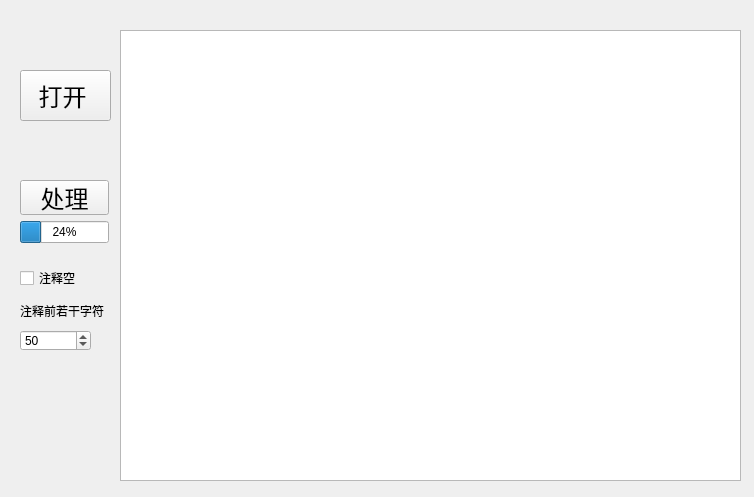
<?xml version="1.0" encoding="UTF-8"?>
<ui version="4.0">
 <class>AutoIndb</class>
 <widget class="QWidget" name="AutoIndb">
  <property name="windowModality">
   <enum>Qt::WindowModal</enum>
  </property>
  <property name="geometry">
   <rect>
    <x>0</x>
    <y>0</y>
    <width>754</width>
    <height>497</height>
   </rect>
  </property>
  <property name="windowTitle">
   <string>Form</string>
  </property>
  <widget class="QPushButton" name="pushBtn_Open">
   <property name="geometry">
    <rect>
     <x>20</x>
     <y>70</y>
     <width>91</width>
     <height>51</height>
    </rect>
   </property>
   <property name="font">
    <font>
     <family>Times New Roman</family>
     <pointsize>18</pointsize>
    </font>
   </property>
   <property name="text">
    <string>打开 </string>
   </property>
  </widget>
  <widget class="QTextEdit" name="textEdit_show">
   <property name="geometry">
    <rect>
     <x>120</x>
     <y>30</y>
     <width>621</width>
     <height>451</height>
    </rect>
   </property>
  </widget>
  <widget class="QCheckBox" name="checkBox_nullornot">
   <property name="geometry">
    <rect>
     <x>20</x>
     <y>270</y>
     <width>71</width>
     <height>16</height>
    </rect>
   </property>
   <property name="text">
    <string>注释空</string>
   </property>
  </widget>
  <widget class="QSpinBox" name="spinBox_notenumber">
   <property name="geometry">
    <rect>
     <x>20</x>
     <y>330</y>
     <width>71</width>
     <height>21</height>
    </rect>
   </property>
   <property name="maximum">
    <number>200</number>
   </property>
   <property name="value">
    <number>50</number>
   </property>
  </widget>
  <widget class="QLabel" name="label">
   <property name="geometry">
    <rect>
     <x>20</x>
     <y>300</y>
     <width>91</width>
     <height>21</height>
    </rect>
   </property>
   <property name="text">
    <string>注释前若干字符</string>
   </property>
  </widget>
  <widget class="QWidget" name="layoutWidget">
   <property name="geometry">
    <rect>
     <x>20</x>
     <y>180</y>
     <width>89</width>
     <height>63</height>
    </rect>
   </property>
   <layout class="QVBoxLayout" name="verticalLayout">
    <item>
     <widget class="QPushButton" name="pushBtn_process">
      <property name="font">
       <font>
        <family>Times New Roman</family>
        <pointsize>18</pointsize>
       </font>
      </property>
      <property name="text">
       <string>处理</string>
      </property>
     </widget>
    </item>
    <item>
     <widget class="QProgressBar" name="progressBar">
      <property name="value">
       <number>24</number>
      </property>
     </widget>
    </item>
   </layout>
  </widget>
 </widget>
 <resources/>
 <connections/>
</ui>
